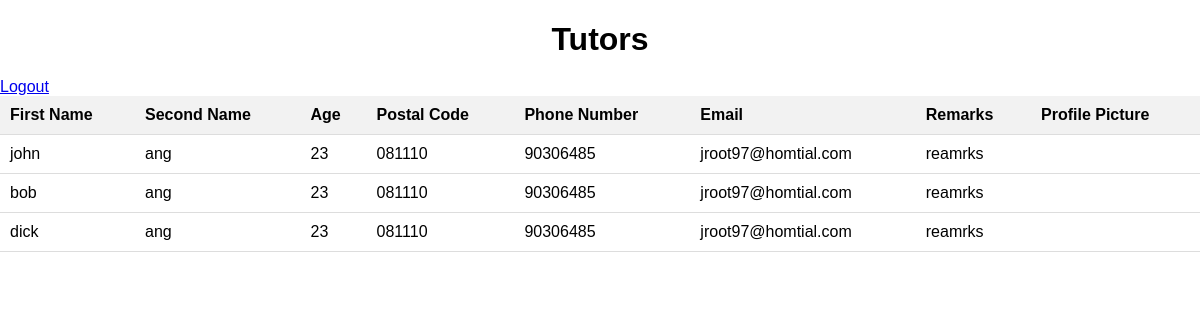
The page /tutors/view/ on the database as committed earlier.
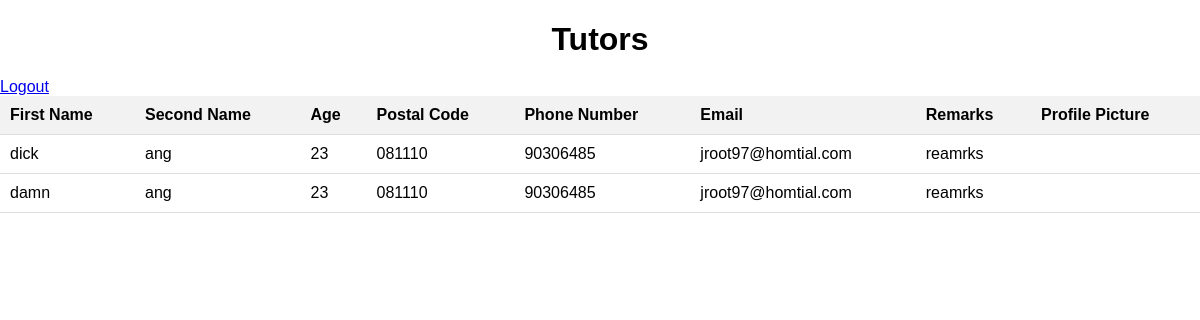
The same page on the database as committed later.
### tutors/models.py (models this page shows)
class Tutors(models.Model):
    first_name = models.CharField(max_length=100)
    last_name = models.CharField(max_length=100)
    age = models.PositiveIntegerField()
    gender = models.CharField(max_length=10)
    postal_code = models.CharField(max_length=10)
    phone_number = models.CharField(max_length=50)
    email = models.EmailField(max_length=100)
    remarks = models.TextField()
    bio = models.TextField()
    current_occupation = models.CharField(max_length=200)
    created_date = models.DateTimeField(auto_now_add=True)
    resume = models.FileField(upload_to='resumes/')
    certificate = models.FileField(upload_to='certificates/')
    profile_picture = models.ImageField(upload_to='profile_picture/')

### tutors/views.py (the view)
# urls.py: path("view/", views.tutor_list, name="tutor-view"),
def tutor_list(request):
    tutors = Tutors.objects.all()
    return render(request, 'tutors/tutors-list.html', {'tutors': tutors})

### tutors/templates/tutors/tutors-list.html (shortened to what this page needs)
<!DOCTYPE html>
<html lang="en">
  <head>
  </head>
  <body>
    <h1>Tutors</h1>
    <a href="{% url 'logout' %}">Logout</a>
    <table>
      <thead>
        <tr>
          <th>First Name</th>
          <th>Second Name</th>
          <th>Age</th>
          <th>Postal Code</th>
          <th>Phone Number</th>
          <th>Email</th>
          <th>Remarks</th>
          <th>Profile Picture</th>
        </tr>
      </thead>
      <tbody>
        {% for tutor in tutors %}
        <tr>
          <td>{{ tutor.first_name }}</td>
          <td>{{ tutor.last_name }}</td>
          <td>{{ tutor.age }}</td>
          <td>{{ tutor.postal_code }}</td>
          <td>{{ tutor.phone_number }}</td>
          <td>{{ tutor.email }}</td>
          <td>{{ tutor.remarks }}</td>
          <td>
          </td>
        </tr>
        {% endfor %}
      </tbody>
    </table>
  </body>
</html>

Rows that differ between the two databases and show on the page:
removed Tutors: first_name "john", last_name "ang", age "23", postal_code "081110", phone_number "90306485", email "jroot97@homtial.com", remarks "reamrks"
removed Tutors: first_name "bob", last_name "ang", age "23", postal_code "081110", phone_number "90306485", email "jroot97@homtial.com", remarks "reamrks"
added Tutors: first_name "damn", last_name "ang", age "23", postal_code "081110", phone_number "90306485", email "jroot97@homtial.com", remarks "reamrks"
